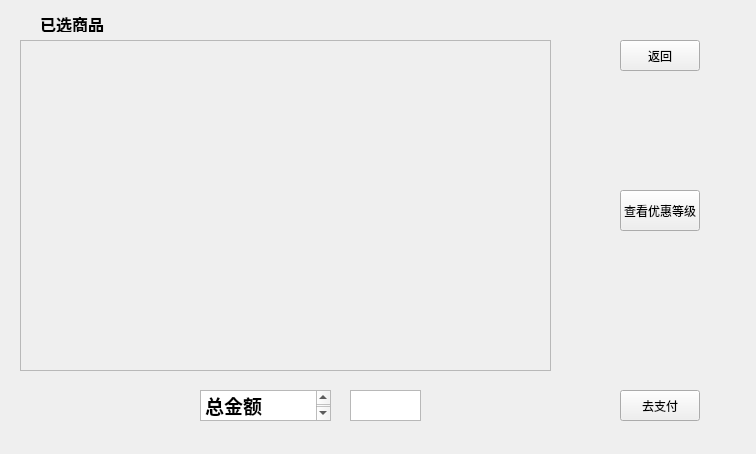
<?xml version="1.0" encoding="UTF-8"?>
<ui version="4.0">
 <class>pay</class>
 <widget class="QWidget" name="pay">
  <property name="geometry">
   <rect>
    <x>0</x>
    <y>0</y>
    <width>756</width>
    <height>454</height>
   </rect>
  </property>
  <property name="windowTitle">
   <string>Form</string>
  </property>
  <widget class="QScrollArea" name="scrollArea">
   <property name="geometry">
    <rect>
     <x>20</x>
     <y>40</y>
     <width>531</width>
     <height>331</height>
    </rect>
   </property>
   <property name="widgetResizable">
    <bool>true</bool>
   </property>
   <widget class="QWidget" name="scrollAreaWidgetContents">
    <property name="geometry">
     <rect>
      <x>0</x>
      <y>0</y>
      <width>529</width>
      <height>329</height>
     </rect>
    </property>
   </widget>
  </widget>
  <widget class="QLabel" name="label">
   <property name="geometry">
    <rect>
     <x>40</x>
     <y>12</y>
     <width>81</width>
     <height>20</height>
    </rect>
   </property>
   <property name="text">
    <string>&lt;html&gt;&lt;head/&gt;&lt;body&gt;&lt;p&gt;&lt;span style=&quot; font-size:12pt; font-weight:700;&quot;&gt;已选商品&lt;/span&gt;&lt;/p&gt;&lt;/body&gt;&lt;/html&gt;</string>
   </property>
  </widget>
  <widget class="QPushButton" name="pushButton">
   <property name="geometry">
    <rect>
     <x>620</x>
     <y>390</y>
     <width>80</width>
     <height>31</height>
    </rect>
   </property>
   <property name="text">
    <string>去支付</string>
   </property>
  </widget>
  <widget class="QTextBrowser" name="textBrowser">
   <property name="geometry">
    <rect>
     <x>200</x>
     <y>390</y>
     <width>131</width>
     <height>31</height>
    </rect>
   </property>
   <property name="html">
    <string>&lt;!DOCTYPE HTML PUBLIC &quot;-//W3C//DTD HTML 4.0//EN&quot; &quot;http://www.w3.org/TR/REC-html40/strict.dtd&quot;&gt;
&lt;html&gt;&lt;head&gt;&lt;meta name=&quot;qrichtext&quot; content=&quot;1&quot; /&gt;&lt;meta charset=&quot;utf-8&quot; /&gt;&lt;style type=&quot;text/css&quot;&gt;
p, li { white-space: pre-wrap; }
hr { height: 1px; border-width: 0; }
li.unchecked::marker { content: &quot;\2610&quot;; }
li.checked::marker { content: &quot;\2612&quot;; }
&lt;/style&gt;&lt;/head&gt;&lt;body style=&quot; font-family:'Microsoft YaHei UI'; font-size:9pt; font-weight:400; font-style:normal;&quot;&gt;
&lt;p style=&quot; margin-top:0px; margin-bottom:0px; margin-left:0px; margin-right:0px; -qt-block-indent:0; text-indent:0px;&quot;&gt;&lt;span style=&quot; font-size:14pt; font-weight:700;&quot;&gt;总金额&lt;/span&gt;&lt;/p&gt;&lt;/body&gt;&lt;/html&gt;</string>
   </property>
  </widget>
  <widget class="QTextBrowser" name="textBrowser_2">
   <property name="geometry">
    <rect>
     <x>350</x>
     <y>390</y>
     <width>71</width>
     <height>31</height>
    </rect>
   </property>
  </widget>
  <widget class="QPushButton" name="pushButton_2">
   <property name="geometry">
    <rect>
     <x>620</x>
     <y>40</y>
     <width>80</width>
     <height>31</height>
    </rect>
   </property>
   <property name="text">
    <string>返回</string>
   </property>
  </widget>
  <widget class="QPushButton" name="pushButton_3">
   <property name="geometry">
    <rect>
     <x>620</x>
     <y>190</y>
     <width>80</width>
     <height>41</height>
    </rect>
   </property>
   <property name="text">
    <string>查看优惠等级</string>
   </property>
  </widget>
 </widget>
 <resources/>
 <connections/>
</ui>
